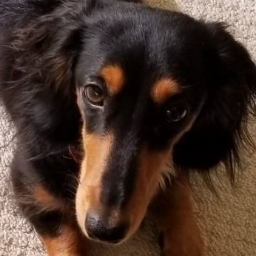
#> input picture github-maron/Chap4/kurumi.png, 256 x 256 px
$ jupyter execute Q5.ipynb
#> lines starting #> are read from the running program, lines starting #| are printed output that depends on the picture
[cell 1]
from PIL import Image
import matplotlib.pyplot as plt
import numpy as np
import cv2

img = cv2.imread("kurumi.png")
#> img is the input picture: shape (256, 256, 3); mean B, G, R 43.1, 52.5, 71.4
img = cv2.cvtColor(img,cv2.COLOR_BGR2RGB)

fig = plt.figure(figsize = (10, 10), constrained_layout = True)
ax1 = fig.add_subplot(1, 3, 1)
plt.title("original")
plt.imshow(img)

height, width, _ = img.shape
#> height = 256; width = 256

def pooling(x, image):
#> called with x = 8
    ave_img = image.copy()
    max_img = image.copy()
    for i in range(x,height+x, x):
        for j in range(x,width+x, x):
            for k in range(3):
                fil = image[(i-x):i,(j-x):j,k]
                ave_img[(i-x):i,(j-x):j,k] = np.mean(fil)
                max_img[(i-x):i,(j-x):j,k] = np.max(fil)
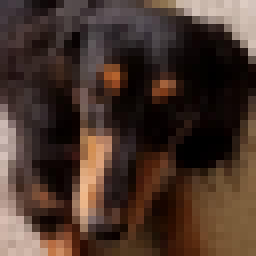
#> ave_img: shape (256, 256, 3); mean R, G, B 71, 52, 42.6
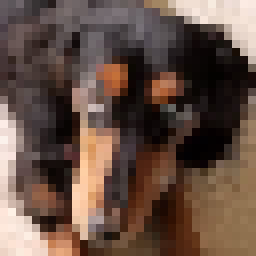
#> max_img: shape (256, 256, 3); mean R, G, B 100.6, 79.5, 68.8
    return ave_img, max_img


AVE, MAX = pooling(8, img)

ax2 = fig.add_subplot(1, 3, 2)
plt.imshow(AVE)
plt.title("average pooling")

ax1 = fig.add_subplot(1, 3, 3)
plt.imshow(MAX)
plt.title("max pooling")
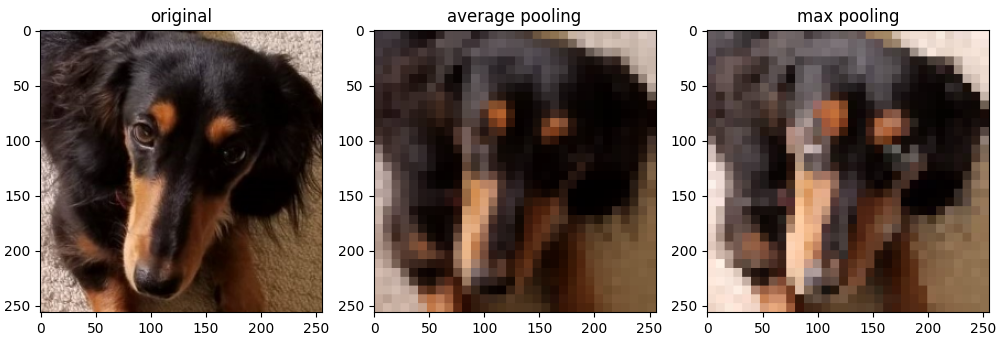
#> figure drawn by matplotlib, 3 panels
